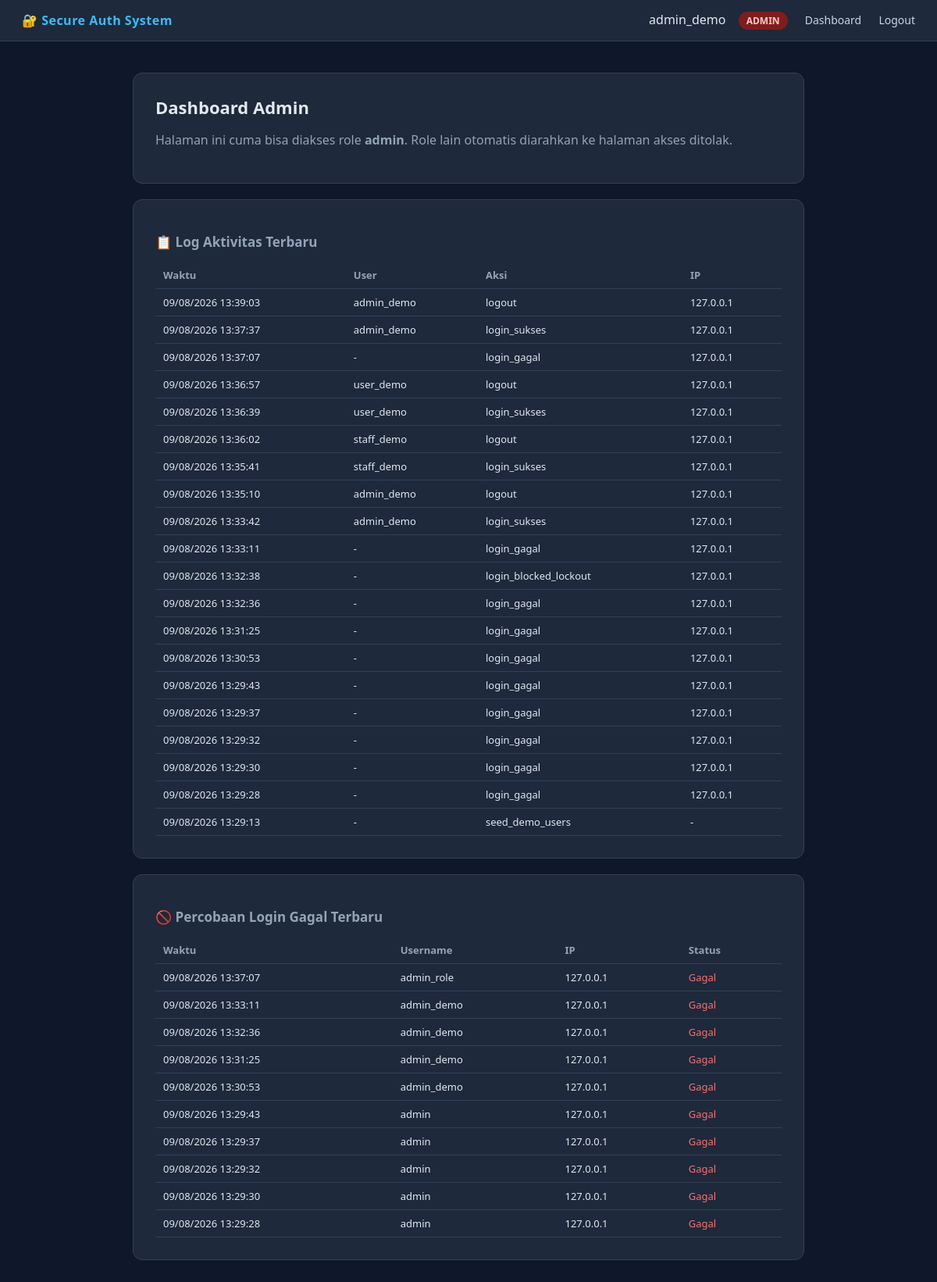
/dashboard/admin/ (signed in), run on the app's committed database.
### accounts/models.py (models this page shows, shortened)
class AuditLog(models.Model):
    user = models.ForeignKey(
        settings.AUTH_USER_MODEL, on_delete=models.SET_NULL, null=True, blank=True
    )
    aksi = models.CharField(max_length=100)
    deskripsi = models.TextField(blank=True)
    ip_address = models.GenericIPAddressField(null=True, blank=True)
    waktu = models.DateTimeField(auto_now_add=True)
    class Meta:
        ordering = ["-waktu"]
        verbose_name = "Log Aktivitas"
        verbose_name_plural = "Log Aktivitas"

class LoginAttempt(models.Model):
    username = models.CharField(max_length=150)
    ip_address = models.GenericIPAddressField(null=True, blank=True)
    berhasil = models.BooleanField(default=False)
    waktu = models.DateTimeField(auto_now_add=True)
    class Meta:
        ordering = ["-waktu"]
        verbose_name = "Percobaan Login"
        verbose_name_plural = "Percobaan Login"

### accounts/views.py (the view)
# urls.py: path("dashboard/admin/", views.dashboard_admin, name="dashboard_admin"),
@role_required(Profile.ROLE_ADMIN)
def dashboard_admin(request):
    log_terbaru = AuditLog.objects.all()[:20]
    percobaan_gagal = LoginAttempt.objects.filter(berhasil=False)[:20]
    return render(
        request,
        "accounts/dashboard_admin.html",
        {"log_terbaru": log_terbaru, "percobaan_gagal": percobaan_gagal},
    )

### accounts/templates/accounts/dashboard_admin.html (shortened to what this page needs)
{% extends "accounts/base.html" %}
{% block content %}
<div class="card">
    <h1>Dashboard Admin</h1>
    <p style="color:#94a3b8;">Halaman ini cuma bisa diakses role <b>admin</b>. Role lain otomatis diarahkan ke halaman akses ditolak.</p>
</div>
<div class="card">
    <h2>📋 Log Aktivitas Terbaru</h2>
    <table>
        <tr><th>Waktu</th><th>User</th><th>Aksi</th><th>IP</th></tr>
        {% for log in log_terbaru %}
        <tr>
            <td>{{ log.waktu|date:"d/m/Y H:i:s" }}</td>
            <td>{{ log.user.username|default:"-" }}</td>
            <td>{{ log.aksi }}</td>
            <td>{{ log.ip_address|default:"-" }}</td>
        </tr>
        {% empty %}
        <tr><td colspan="4">Belum ada log.</td></tr>
        {% endfor %}
    </table>
</div>
<div class="card">
    <h2>🚫 Percobaan Login Gagal Terbaru</h2>
    <table>
        <tr><th>Waktu</th><th>Username</th><th>IP</th><th>Status</th></tr>
        {% for p in percobaan_gagal %}
        <tr>
            <td>{{ p.waktu|date:"d/m/Y H:i:s" }}</td>
            <td>{{ p.username }}</td>
            <td>{{ p.ip_address|default:"-" }}</td>
            <td class="fail">Gagal</td>
        </tr>
        {% empty %}
        <tr><td colspan="4">Belum ada percobaan gagal.</td></tr>
        {% endfor %}
    </table>
</div>
{% endblock %}

### accounts/templates/accounts/base.html (shortened to what this page needs)
<!DOCTYPE html>
<html lang="id">
<head>
</head>
<body>
    <nav>
        <div class="brand">🔐 Secure Auth System</div>
        <div>
            {% if user.is_authenticated %}
                <span>{{ user.username }}</span>
                {% with role=user.profile.role %}
                    {% if role == "admin" %}<span class="role-badge role-admin">ADMIN</span>{% endif %}
                {% endwith %}
                <a href="{% url 'dashboard' %}">Dashboard</a>
                <a href="{% url 'logout' %}">Logout</a>
            {% endif %}
        </div>
    </nav>
    <div class="container">
        {% block content %}{% endblock %}
    </div>
</body>
</html>

### accounts/templates/accounts/base.html (style rules this page uses)
* { box-sizing: border-box; }
body { margin: 0; font-family: 'Segoe UI', Tahoma, Geneva, Verdana, sans-serif; background: #0f172a; color: #e2e8f0; min-height: 100vh; }
nav { background: #1e293b; padding: 14px 28px; display: flex; justify-content: space-between; align-items: center; border-bottom: 1px solid #334155; }
nav .brand { font-weight: 700; color: #38bdf8; letter-spacing: 0.5px; }
nav a { color: #cbd5e1; text-decoration: none; margin-left: 18px; font-size: 14px; }
.role-badge { display: inline-block; padding: 3px 10px; border-radius: 12px; font-size: 12px; font-weight: 600; margin-left: 12px; }
.role-admin { background: #7f1d1d; color: #fecaca; }
.container { max-width: 900px; margin: 40px auto; padding: 0 20px; }
.card { background: #1e293b; border: 1px solid #334155; border-radius: 12px; padding: 28px; margin-bottom: 20px; }
h1 { font-size: 22px; margin-top: 0; }
h2 { font-size: 17px; color: #94a3b8; }
table { width: 100%; border-collapse: collapse; font-size: 13px; }
th, td { text-align: left; padding: 8px 10px; border-bottom: 1px solid #334155; }
th { color: #94a3b8; font-weight: 600; }
.fail { color: #f87171; }

### data on the page
AuditLog: waktu "09/08/2026 13:39:03", user.username "admin_demo", aksi "logout", ip_address "127.0.0.1"
AuditLog: waktu "09/08/2026 13:37:37", user.username "admin_demo", aksi "login_sukses", ip_address "127.0.0.1"
AuditLog: waktu "09/08/2026 13:37:07", user.username "-", aksi "login_gagal", ip_address "127.0.0.1"
AuditLog: waktu "09/08/2026 13:36:57", user.username "user_demo", aksi "logout", ip_address "127.0.0.1"
AuditLog: waktu "09/08/2026 13:36:39", user.username "user_demo", aksi "login_sukses", ip_address "127.0.0.1"
AuditLog: waktu "09/08/2026 13:36:02", user.username "staff_demo", aksi "logout", ip_address "127.0.0.1"
AuditLog: waktu "09/08/2026 13:35:41", user.username "staff_demo", aksi "login_sukses", ip_address "127.0.0.1"
AuditLog: waktu "09/08/2026 13:35:10", user.username "admin_demo", aksi "logout", ip_address "127.0.0.1"
AuditLog: waktu "09/08/2026 13:33:42", user.username "admin_demo", aksi "login_sukses", ip_address "127.0.0.1"
AuditLog: waktu "09/08/2026 13:33:11", user.username "-", aksi "login_gagal", ip_address "127.0.0.1"
AuditLog: waktu "09/08/2026 13:32:38", user.username "-", aksi "login_blocked_lockout", ip_address "127.0.0.1"
AuditLog: waktu "09/08/2026 13:32:36", user.username "-", aksi "login_gagal", ip_address "127.0.0.1"
AuditLog: waktu "09/08/2026 13:31:25", user.username "-", aksi "login_gagal", ip_address "127.0.0.1"
AuditLog: waktu "09/08/2026 13:30:53", user.username "-", aksi "login_gagal", ip_address "127.0.0.1"
AuditLog: waktu "09/08/2026 13:29:43", user.username "-", aksi "login_gagal", ip_address "127.0.0.1"
AuditLog: waktu "09/08/2026 13:29:37", user.username "-", aksi "login_gagal", ip_address "127.0.0.1"
AuditLog: waktu "09/08/2026 13:29:32", user.username "-", aksi "login_gagal", ip_address "127.0.0.1"
AuditLog: waktu "09/08/2026 13:29:30", user.username "-", aksi "login_gagal", ip_address "127.0.0.1"
AuditLog: waktu "09/08/2026 13:29:28", user.username "-", aksi "login_gagal", ip_address "127.0.0.1"
AuditLog: waktu "09/08/2026 13:29:13", user.username "-", aksi "seed_demo_users", ip_address "-"
LoginAttempt: waktu "09/08/2026 13:37:07", username "admin_role", ip_address "127.0.0.1"
LoginAttempt: waktu "09/08/2026 13:33:11", username "admin_demo", ip_address "127.0.0.1"
LoginAttempt: waktu "09/08/2026 13:32:36", username "admin_demo", ip_address "127.0.0.1"
LoginAttempt: waktu "09/08/2026 13:31:25", username "admin_demo", ip_address "127.0.0.1"
LoginAttempt: waktu "09/08/2026 13:30:53", username "admin_demo", ip_address "127.0.0.1"
LoginAttempt: waktu "09/08/2026 13:29:43", username "admin", ip_address "127.0.0.1"
LoginAttempt: waktu "09/08/2026 13:29:37", username "admin", ip_address "127.0.0.1"
LoginAttempt: waktu "09/08/2026 13:29:32", username "admin", ip_address "127.0.0.1"
LoginAttempt: waktu "09/08/2026 13:29:30", username "admin", ip_address "127.0.0.1"
LoginAttempt: waktu "09/08/2026 13:29:28", username "admin", ip_address "127.0.0.1"

### other printed values
{{ user.username }} "admin_demo"
